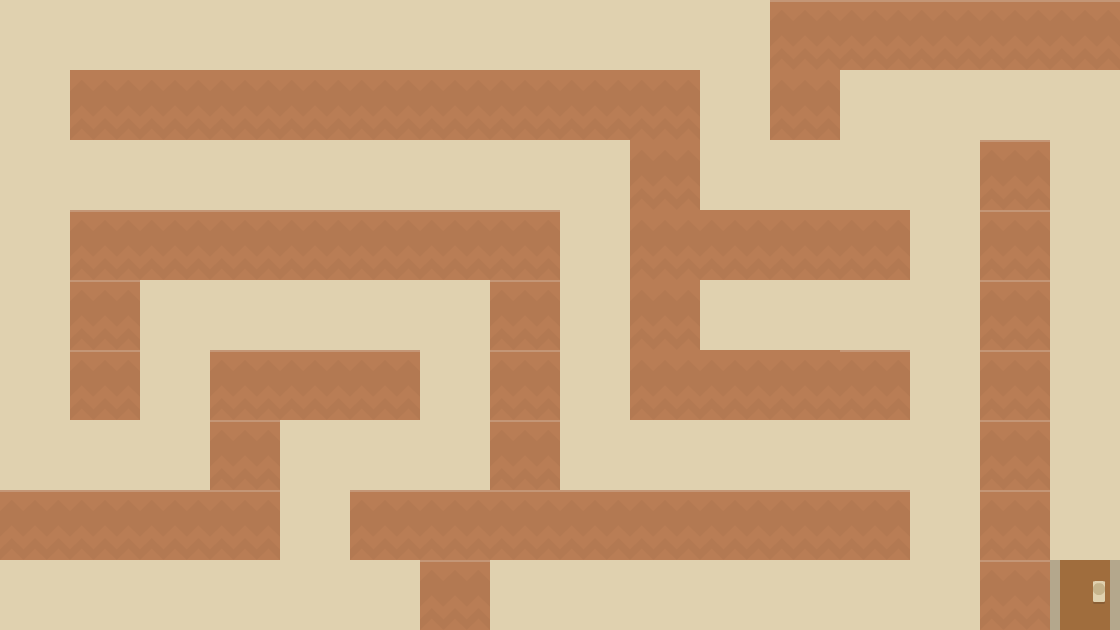

This game map was drawn from its Tiled (.tmx) file and the tilesets committed beside it. A one-line description and the trimmed map source follow:
An orthogonal 16x9 tile map with 70x70 px tiles, 2 tile layers (backgrounds, collides).

<map version="1.0" orientation="orthogonal" renderorder="right-down" width="16" height="9" tilewidth="70" tileheight="70" nextobjectid="1">
 <tileset firstgid="1" name="buildings" tilewidth="70" tileheight="70">
  <image source="../packed/buildings.png" width="1024" height="512" />
 </tileset>
 <layer name="backgrounds" width="16" height="9">
  <data>[144 cells, 144 non-empty, 2 distinct tile ids]</data>
 </layer>
 <layer name="collides" width="16" height="9">
  <data>[144 cells, 62 non-empty, 3 distinct tile ids]</data>
 </layer>
</map>
